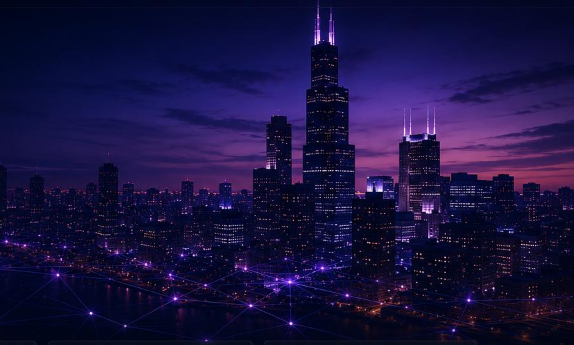
#> input picture images/skyline_clean_cropped.png, 574 x 345 px, found by its file name
$ python generate_4k_bg.py
#> lines starting #> are read from the running program, lines starting #| are printed output that depends on the picture
import os
from PIL import Image

def generate_4k_background_from_crop(input_path, output_path):
    print("Initializing 4K background generation from clean crop...")
    width, height = 3840, 2160
    bg_color = (3, 7, 18, 255) # #030712 (dark navy/black background)

    # Load cropped image
    img = Image.open(input_path).convert("RGBA")
#> img is the input picture: PIL image 574x345 RGBA; mean R, G, B, A 25.6, 18.5, 64.8, 255

    # Resize directly to 3840x2160 using Lanczos high-quality resampling
    img_scaled = img.resize((width, height), Image.Resampling.LANCZOS)
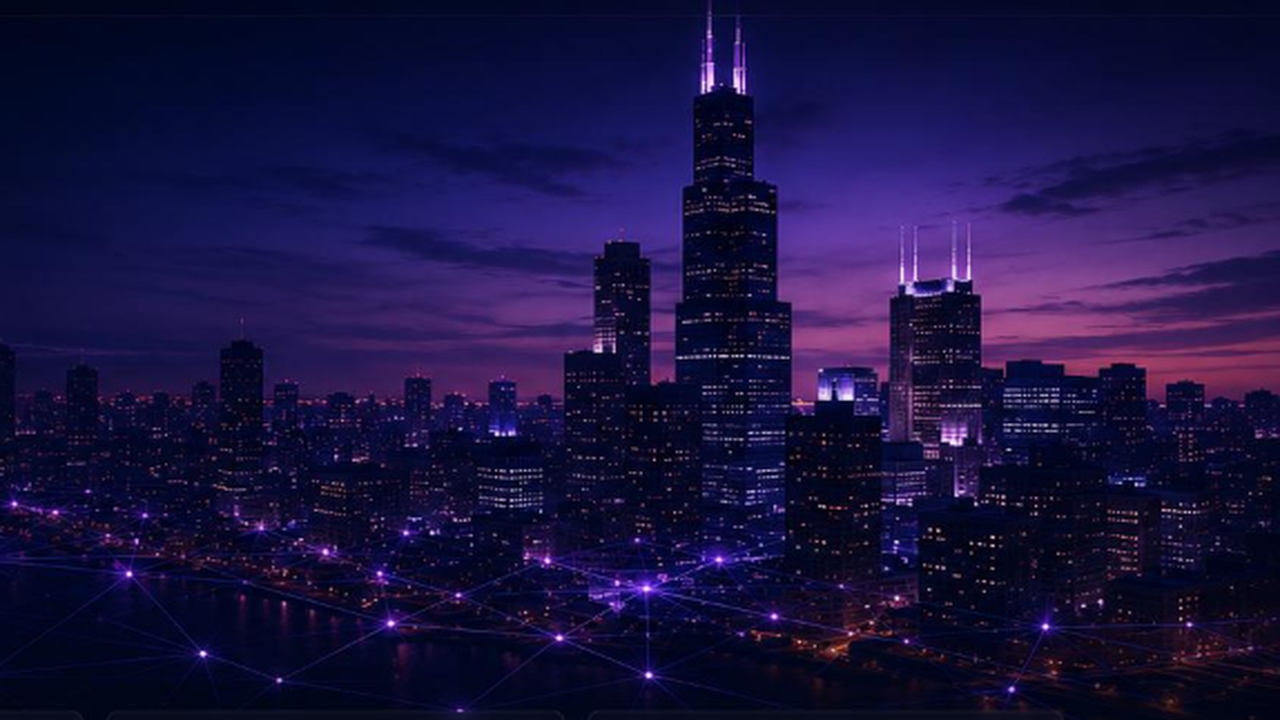
#> img_scaled: PIL image 3840x2160 RGBA (shown at 1/3 size); mean R, G, B, A 25.6, 18.5, 64.8, 255

    # Apply horizontal and vertical blending gradients directly to the scaled image
    pixels = img_scaled.load()

    print("Applying blending gradients...")
    for y in range(height):
        for x in range(width):
            # Horizontal blending factor:
            # - x <= 1000: solid black
            # - x >= 2200: fully visible skyline
            # - 1000 < x < 2200: linear fade
            h_factor = 1.0
            if x <= 1000:
                h_factor = 0.0
            elif x < 2200:
                h_factor = (x - 1000) / (2200 - 1000)

            # Vertical blending factor (fade to black at the bottom to match next section):
            # - y >= 2100: solid black
            # - y <= 1500: fully visible
            # - 1500 < y < 2100: linear fade
            v_factor = 1.0
            if y > 1500:
                if y >= 2100:
                    v_factor = 0.0
                else:
                    v_factor = 1.0 - (y - 1500) / (2100 - 1500)

            factor = h_factor * v_factor

            if factor < 1.0:
                r, g, b, a = pixels[x, y]
                # Blend with background color
                nr = int(r * factor + bg_color[0] * (1.0 - factor))
                ng = int(g * factor + bg_color[1] * (1.0 - factor))
                nb = int(b * factor + bg_color[2] * (1.0 - factor))
                pixels[x, y] = (nr, ng, nb, a)

    # Save the 4K background image
    print(f"Saving final 4K image to: {output_path}")
    img_scaled.save(output_path, "PNG")
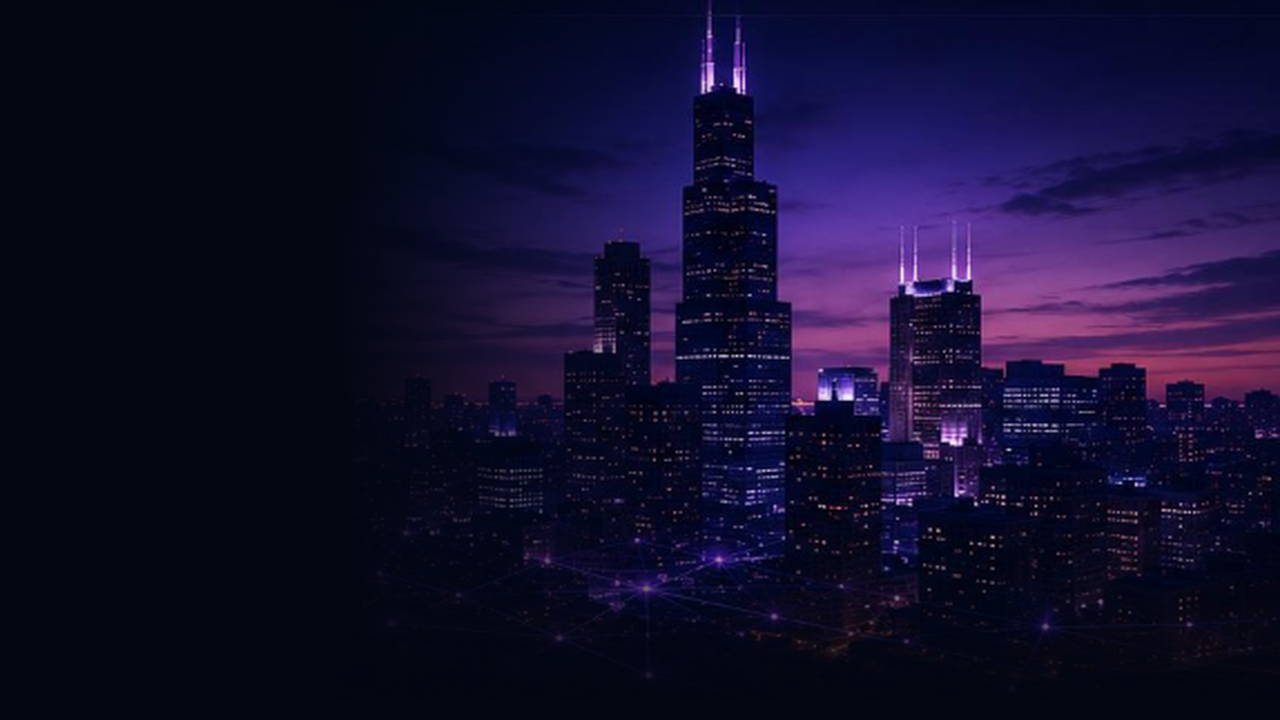
#> saved as skyline_bg_4k.png: PIL image 3840x2160 RGBA (shown at 1/3 size); mean R, G, B, A 18.5, 14.8, 45.3, 255
    print("4K Background generated successfully!")

if __name__ == "__main__":
    input_img = r"d:\JeztBrain\public\images\skyline_clean_cropped.png"
    output_img = r"d:\JeztBrain\public\images\skyline_bg_4k.png"
    generate_4k_background_from_crop(input_img, output_img)

$ run again, with image001.png copied over images/skyline_clean_cropped.png
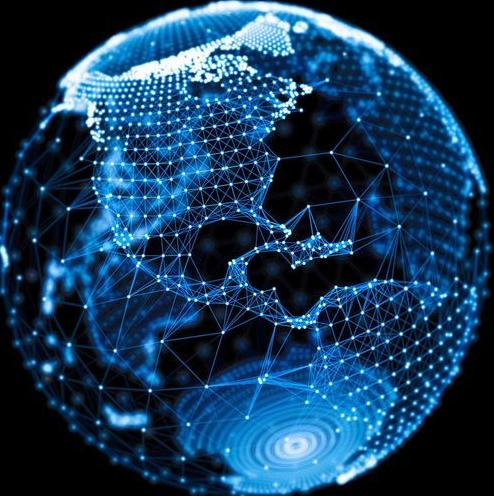
#> input picture image001.png, 494 x 496 px, found by its file name
#> in generate_4k_background_from_crop, `img_scaled = img.resize((width, height), Image.Resampling.LANCZOS)`:
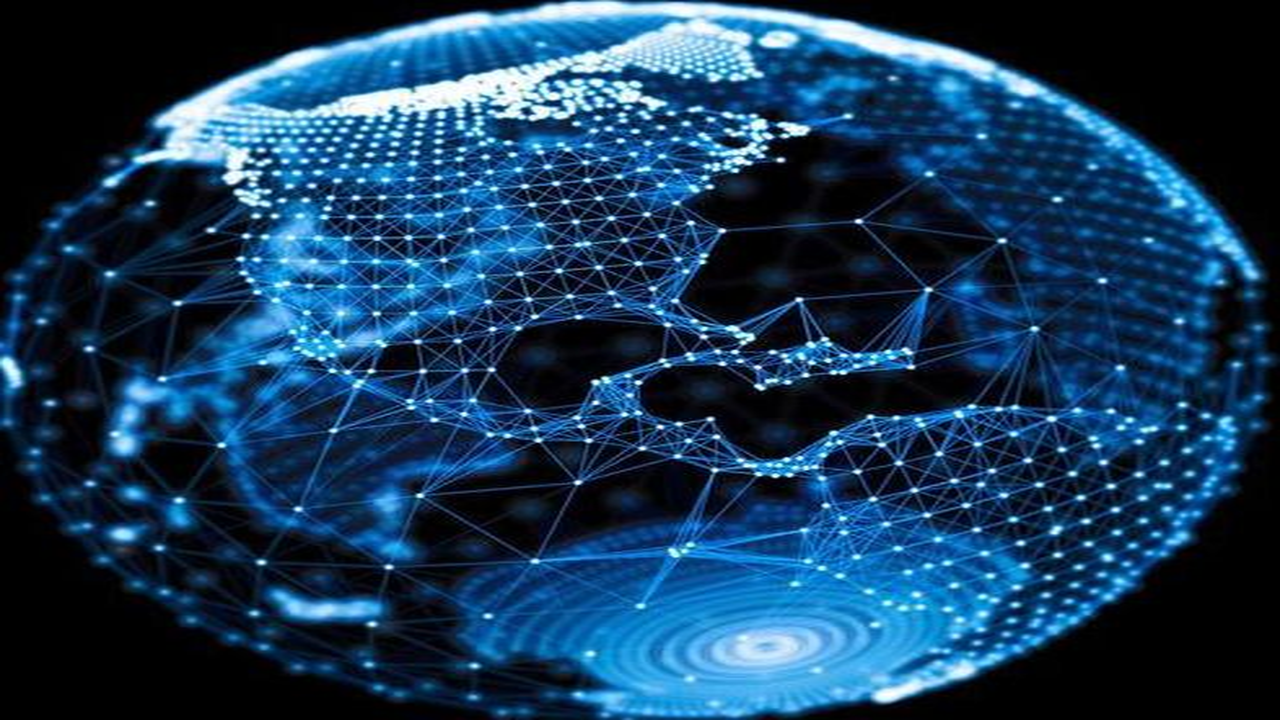
#> img_scaled: PIL image 3840x2160 RGBA (shown at 1/3 size); mean R, G, B, A 24, 57.8, 88.1, 255
#> in generate_4k_background_from_crop, `img_scaled.save(output_path, "PNG")`:
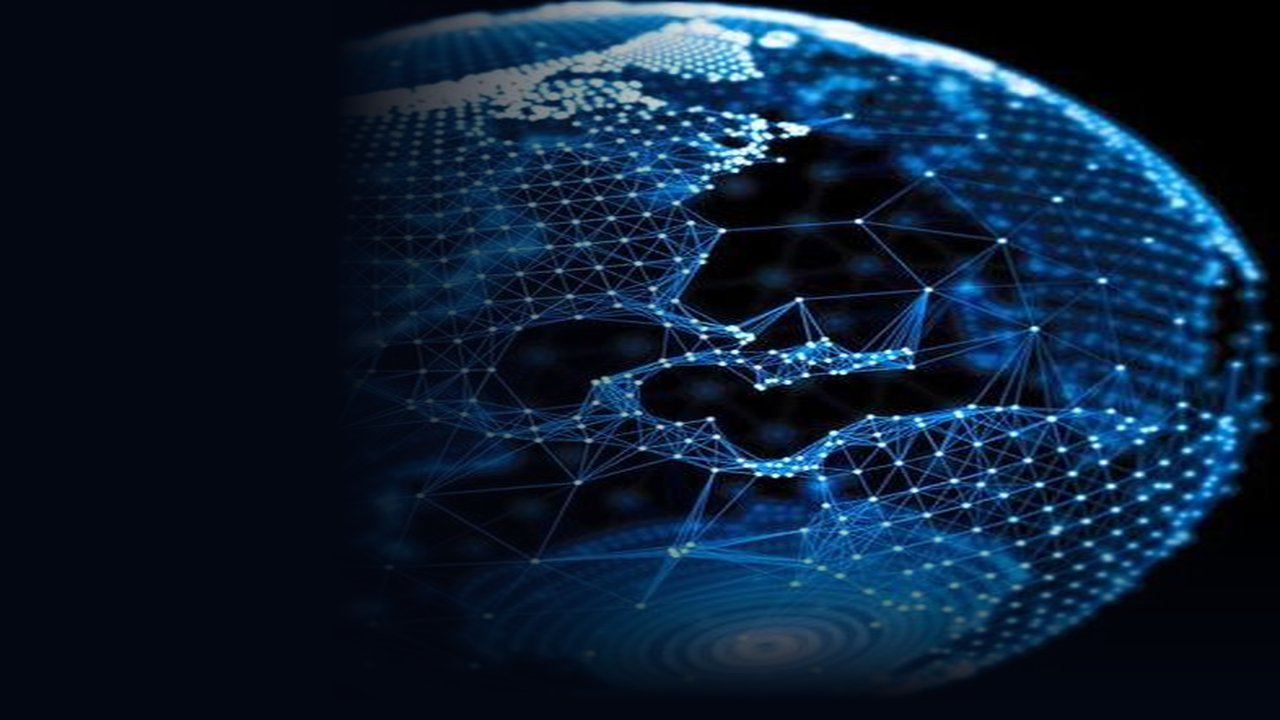
#> saved as skyline_bg_4k.png: PIL image 3840x2160 RGBA (shown at 1/3 size); mean R, G, B, A 13, 31.2, 52.3, 255

$ run again, with images/ai_interaction_robot.jpg saved as images/skyline_clean_cropped.png
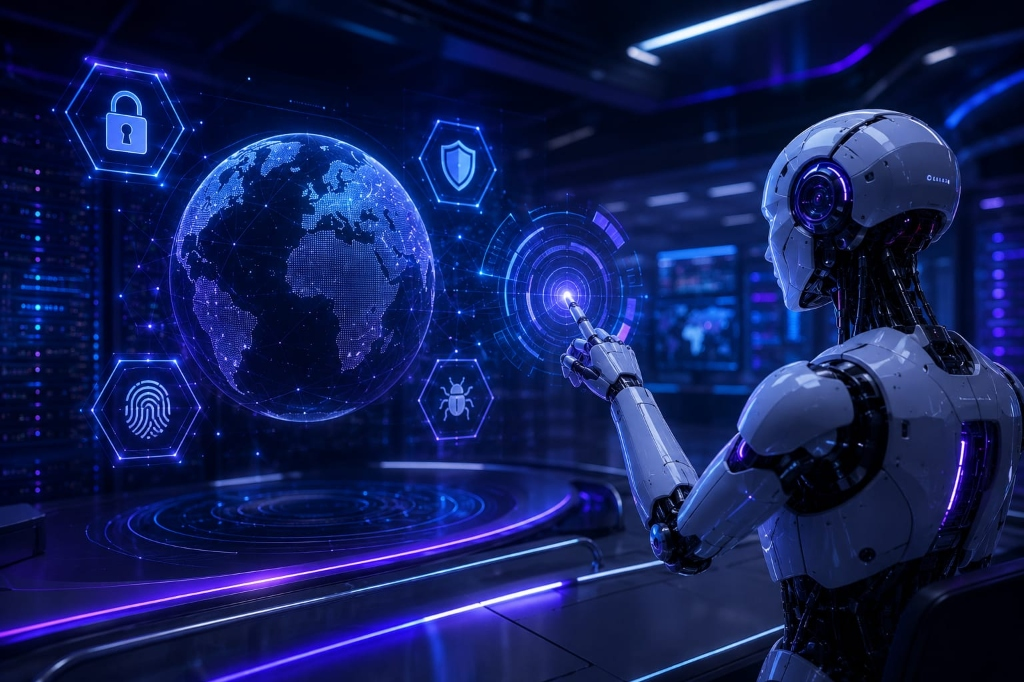
#> input picture images/ai_interaction_robot.jpg, 1024 x 682 px, found by its file name
#> in generate_4k_background_from_crop, `img_scaled = img.resize((width, height), Image.Resampling.LANCZOS)`:
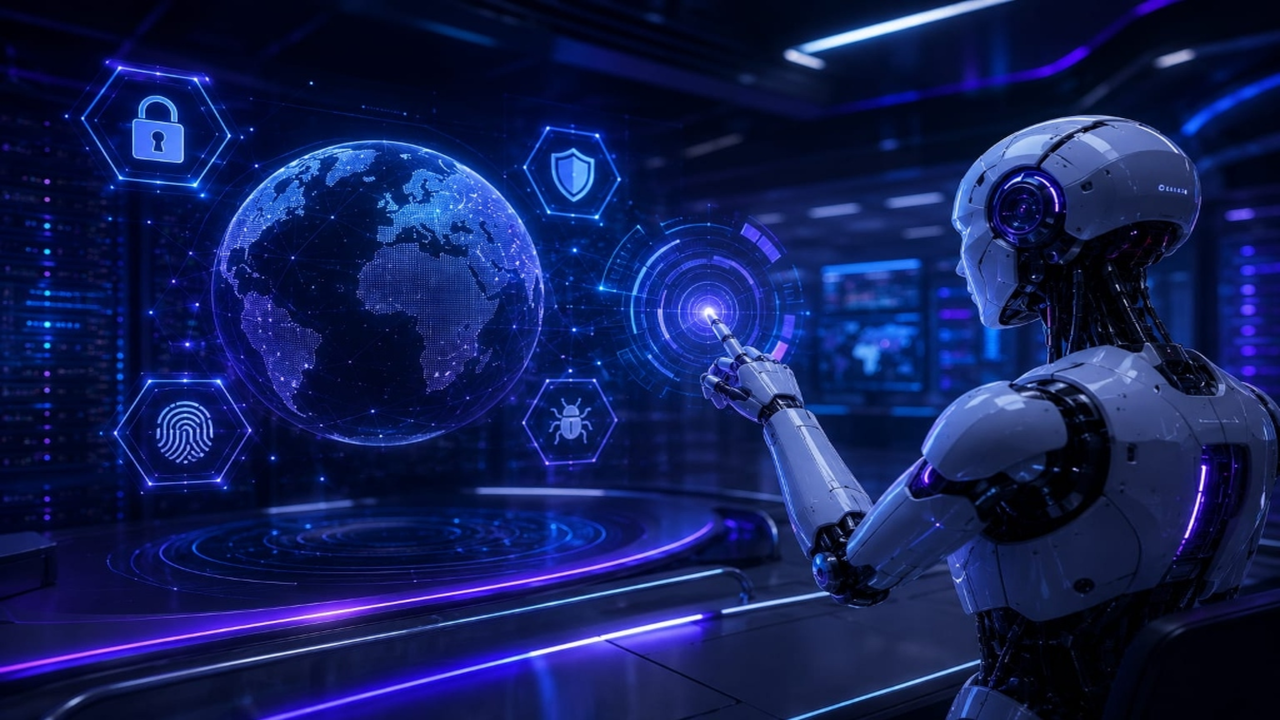
#> img_scaled: PIL image 3840x2160 RGBA (shown at 1/3 size); mean R, G, B, A 19, 30.4, 87.3, 255
#> in generate_4k_background_from_crop, `img_scaled.save(output_path, "PNG")`:
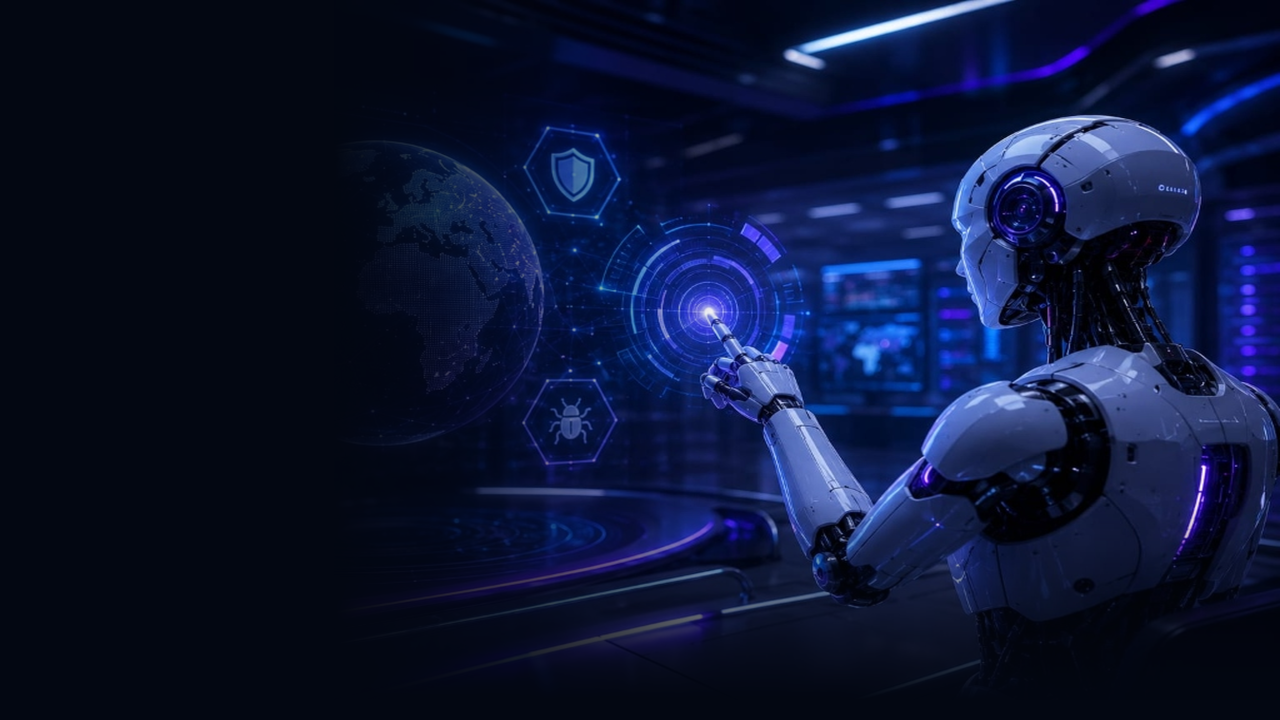
#> saved as skyline_bg_4k.png: PIL image 3840x2160 RGBA (shown at 1/3 size); mean R, G, B, A 12.2, 21.1, 53.6, 255
